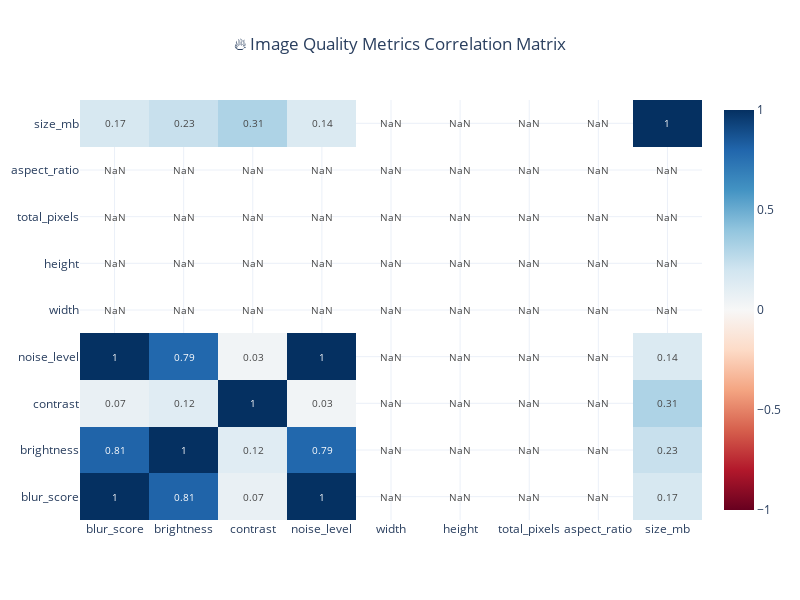

Source (notebook cell):
### Markdown cell above
## 📊 Statistical Analysis & Correlations

Let's analyze the statistical relationships between different metrics and identify patterns that could be useful for model training.

### Code cell
# Statistical Analysis and Correlation Study
print("📈 Performing statistical analysis...")

# Combine datasets for comprehensive analysis
if df_videos is not None and not df_videos.empty:
    print(f"Video dataset: {len(df_videos)} samples")
if not df_image_quality.empty:
    print(f"Image quality dataset: {len(df_image_quality)} samples")

# Video Statistics Analysis
if df_videos is not None and not df_videos.empty:
    print("\n🎬 Video Statistics:")
    print("="*50)
    
    # Duration analysis by dataset
    duration_by_dataset = df_videos.groupby('dataset_category')['duration'].agg(['mean', 'std', 'min', 'max', 'count'])
    print("Duration Statistics by Dataset:")
    print(duration_by_dataset.round(2))
    
    # FPS analysis
    fps_stats = df_videos['fps'].describe()
    print(f"\n📹 FPS Statistics:")
    print(fps_stats.round(2))
    
    # Resolution distribution
    resolution_counts = df_videos.groupby(['width', 'height']).size().reset_index(name='count')
    resolution_counts = resolution_counts.sort_values('count', ascending=False).head(10)
    print(f"\n📺 Top 10 Resolutions:")
    for _, row in resolution_counts.iterrows():
        print(f"{row['width']}x{row['height']}: {row['count']} videos")

# Image Quality Correlation Analysis
if not df_image_quality.empty:
    print("\n🖼️ Image Quality Correlations:")
    print("="*50)
    
    # Calculate correlation matrix
    numeric_cols = ['blur_score', 'brightness', 'contrast', 'noise_level', 'width', 'height', 'total_pixels', 'aspect_ratio', 'size_mb']
    correlation_matrix = df_image_quality[numeric_cols].corr()
    
    # Create correlation heatmap
    fig_corr = go.Figure(data=go.Heatmap(
        z=correlation_matrix.values,
        x=correlation_matrix.columns,
        y=correlation_matrix.columns,
        colorscale='RdBu',
        zmid=0,
        text=correlation_matrix.values.round(2),
        texttemplate="%{text}",
        textfont={"size": 10},
        hoverongaps=False
    ))
    
    fig_corr.update_layout(
        title='🔥 Image Quality Metrics Correlation Matrix',
        title_x=0.5,
        width=800,
        height=600
    )
    
    fig_corr.show()
    
    # Find strong correlations
    print("\n🔍 Strong Correlations (|r| > 0.5):")
    strong_corr = []
    for i in range(len(correlation_matrix.columns)):
        for j in range(i+1, len(correlation_matrix.columns)):
            corr_val = correlation_matrix.iloc[i, j]
            if abs(corr_val) > 0.5:
                strong_corr.append({
                    'feature1': correlation_matrix.columns[i],
                    'feature2': correlation_matrix.columns[j],
                    'correlation': corr_val
                })
    
    if strong_corr:
        for corr in sorted(strong_corr, key=lambda x: abs(x['correlation']), reverse=True):
            print(f"{corr['feature1']} ↔ {corr['feature2']}: {corr['correlation']:.3f}")
    else:
        print("No strong correlations found (|r| > 0.5)")

# Dataset Distribution Analysis
print(f"\n📦 Dataset Distribution Analysis:")
print("="*50)

# Analyze file type distribution
file_type_dist = pd.Series([f['file_type'] for f in all_files]).value_counts()
print("File Type Distribution:")
for file_type, count in file_type_dist.items():
    percentage = (count / len(all_files)) * 100
    print(f"{file_type}: {count} files ({percentage:.1f}%)")

# Size distribution by dataset
size_by_dataset = {}
for file in all_files:
    dataset = file['dataset_category']
    if dataset not in size_by_dataset:
        size_by_dataset[dataset] = []
    size_by_dataset[dataset].append(file['size_mb'])

print(f"\n💾 Storage Statistics by Dataset:")
for dataset, sizes in size_by_dataset.items():
    total_size = sum(sizes)
    avg_size = np.mean(sizes)
    print(f"{dataset}: {total_size:.1f} MB total, {avg_size:.2f} MB average, {len(sizes)} files")

# Overall statistics
total_size_gb = sum([f['size_mb'] for f in all_files]) / 1024
print(f"\n📊 Overall Dataset Statistics:")
print(f"Total files: {len(all_files):,}")
print(f"Total storage: {total_size_gb:.2f} GB")
print(f"Average file size: {np.mean([f['size_mb'] for f in all_files]):.2f} MB")
print(f"Datasets: {len(set([f['dataset_category'] for f in all_files]))}")
print(f"Unique folders: {len(set([f.get('folder', 'N/A') for f in all_files]))}")

# Data quality assessment
print(f"\n🎯 Data Quality Assessment:")
print("="*50)

if df_videos is not None and not df_videos.empty:
    # Video quality indicators
    short_videos = len(df_videos[df_videos['duration'] < 5])
    long_videos = len(df_videos[df_videos['duration'] > 60])
    low_fps = len(df_videos[df_videos['fps'] < 15])
    high_fps = len(df_videos[df_videos['fps'] > 30])
    
    print(f"Video Quality Indicators:")
    print(f"  • Short videos (<5s): {short_videos} ({short_videos/len(df_videos)*100:.1f}%)")
    print(f"  • Long videos (>60s): {long_videos} ({long_videos/len(df_videos)*100:.1f}%)")
    print(f"  • Low FPS (<15): {low_fps} ({low_fps/len(df_videos)*100:.1f}%)")
    print(f"  • High FPS (>30): {high_fps} ({high_fps/len(df_videos)*100:.1f}%)")

if not df_image_quality.empty:
    # Image quality indicators
    low_blur = len(df_image_quality[df_image_quality['blur_score'] < 50])
    high_noise = len(df_image_quality[df_image_quality['noise_level'] > df_image_quality['noise_level'].quantile(0.9)])
    small_images = len(df_image_quality[df_image_quality['total_pixels'] < 100000])  # < 316x316
    
    print(f"\nImage Quality Indicators:")
    print(f"  • Low quality/blurry: {low_blur} ({low_blur/len(df_image_quality)*100:.1f}%)")
    print(f"  • High noise: {high_noise} ({high_noise/len(df_image_quality)*100:.1f}%)")
    print(f"  • Small resolution: {small_images} ({small_images/len(df_image_quality)*100:.1f}%)")

print(f"\n✅ Statistical analysis complete!")

### Figure 1 — Plotly figure (JSON) as saved in the notebook; plotly's stock layout.template omitted (floating-point values rounded to 4 significant figures)
{"data": [{"colorscale": [[0, "rgb(103,0,31)"], [0.1, "rgb(178,24,43)"], [0.2, "rgb(214,96,77)"], [0.3, "rgb(244,165,130)"], [0.4, "rgb(253,219,199)"], [0.5, "rgb(247,247,247)"], [0.6, "rgb(209,229,240)"], [0.7, "rgb(146,197,222)"], [0.8, "rgb(67,147,195)"], [0.9, "rgb(33,102,172)"], [1, "rgb(5,48,97)"]], "hoverongaps": false, "text": [[1.0, 0.81, 0.07, 1.0, NaN, NaN, NaN, NaN, 0.17], [0.81, 1.0, 0.12, 0.79, NaN, NaN, NaN, NaN, 0.23], [0.07, 0.12, 1.0, 0.03, NaN, NaN, NaN, NaN, 0.31], [1.0, 0.79, 0.03, 1.0, NaN, NaN, NaN, NaN, 0.14], [NaN, NaN, NaN, NaN, NaN, NaN, NaN, NaN, NaN], [NaN, NaN, NaN, NaN, NaN, NaN, NaN, NaN, NaN], [NaN, NaN, NaN, NaN, NaN, NaN, NaN, NaN, NaN], [NaN, NaN, NaN, NaN, NaN, NaN, NaN, NaN, NaN], [0.17, 0.23, 0.31, 0.14, NaN, NaN, NaN, NaN, 1.0]], "textfont": {"size": 10}, "texttemplate": "%{text}", "type": "heatmap", "x": ["blur_score", "brightness", "contrast", "noise_level", "width", "height", "total_pixels", "aspect_ratio", "size_mb"], "y": ["blur_score", "brightness", "contrast", "noise_level", "width", "height", "total_pixels", "aspect_ratio", "size_mb"], "z": [[1.0, 0.809, 0.07334, 0.9971, NaN, NaN, NaN, NaN, 0.1699], [0.809, 1.0, 0.1194, 0.7926, NaN, NaN, NaN, NaN, 0.2298], [0.07334, 0.1194, 1.0, 0.03351, NaN, NaN, NaN, NaN, 0.3111], [0.9971, 0.7926, 0.03351, 1.0, NaN, NaN, NaN, NaN, 0.145], [NaN, NaN, NaN, NaN, NaN, NaN, NaN, NaN, NaN], [NaN, NaN, NaN, NaN, NaN, NaN, NaN, NaN, NaN], [NaN, NaN, NaN, NaN, NaN, NaN, NaN, NaN, NaN], [NaN, NaN, NaN, NaN, NaN, NaN, NaN, NaN, NaN], [0.1699, 0.2298, 0.3111, 0.145, NaN, NaN, NaN, NaN, 1.0]], "zmid": 0}], "layout": {"height": 600, "title": {"text": "🔥 Image Quality Metrics Correlation Matrix", "x": 0.5}, "width": 800}}
